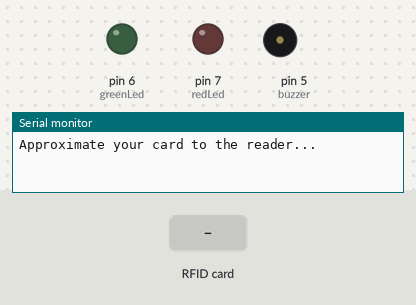
The sketch below on a simulated Arduino Uno, built with avr-gcc and run on an emulated ATmega328P. On the bench: output pins drawn as LEDs (lit = HIGH), buzzer (waves = sounding, pin HIGH), the last lines printed to the serial monitor. Inputs (shaded band) come from the test bench. Pins used as bus, display or sensor lines are not drawn.

Above: at 1.2 s.
1.3 s: RFID card 2C 83 4C 4A held to the reader
At 1.7 s:
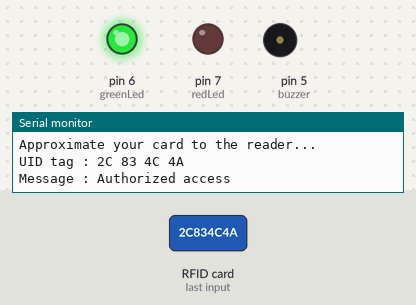
2.8 s: RFID card 5E 7A 19 C4 held to the reader
At 5.4 s:
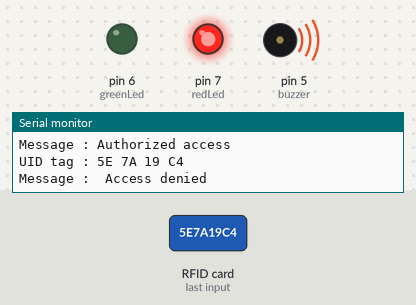
Timing chart, 0 to 8.8 s (numbered marks = the images above; inputs shaded):
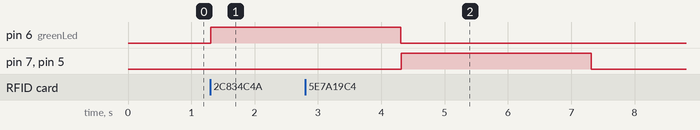

Measured:
- after the input at 1.3 s, pin 6 (greenLed): LOW → HIGH at once
- after the input at 2.8 s, pin 7 (redLed), pin 5 (buzzer): LOW → HIGH after 1.5 s, → LOW 3.0 s later

The sketch:

RFID-security-system.ino
```cpp
//Tech Trends Shameer
//Security System with RFID

#include <SPI.h>
#include <MFRC522.h>

#define SS_PIN 10
#define RST_PIN 9
int redLed = 7;
int greenLed = 6;
int buzzer = 5;

MFRC522 mfrc522(SS_PIN, RST_PIN);   // Create MFRC522 instance.

void setup()
{
  pinMode(redLed, OUTPUT);
  pinMode(greenLed, OUTPUT);
  pinMode(buzzer, OUTPUT);
  Serial.begin(9600);   // Initiate a serial communication
  SPI.begin();      // Initiate  SPI bus
  mfrc522.PCD_Init();   // Initiate MFRC522
  Serial.println("Approximate your card to the reader...");
  Serial.println();

}
void loop()
{
  // Look for new cards
  if ( ! mfrc522.PICC_IsNewCardPresent())
  {
    return;
  }
  // Select one of the cards
  if ( ! mfrc522.PICC_ReadCardSerial())
  {
    return;
  }
  //Show UID on serial monitor
  Serial.print("UID tag :");
  String content= "";
  byte letter;
  for (byte i = 0; i < mfrc522.uid.size; i++)
  {
     Serial.print(mfrc522.uid.uidByte[i] < 0x10 ? " 0" : " ");
     Serial.print(mfrc522.uid.uidByte[i], HEX);
     content.concat(String(mfrc522.uid.uidByte[i] < 0x10 ? " 0" : " "));
     content.concat(String(mfrc522.uid.uidByte[i], HEX));
  }
  Serial.println();
  Serial.print("Message : ");
  content.toUpperCase();
  if (content.substring(1) == "2C 83 4C 4A") //Change the UID of the card/cards that you want to give access
  {
    Serial.println("Authorized access");
    Serial.println();
    digitalWrite(greenLed, HIGH);

    digitalWrite(redLed, LOW);
    delay(3000);

    digitalWrite(greenLed, LOW);
  }

 else   {
    Serial.println(" Access denied");
    digitalWrite(redLed, HIGH);
    digitalWrite(buzzer, HIGH);
    digitalWrite(greenLed, LOW);
    delay(3000);
    digitalWrite(buzzer, LOW);
    digitalWrite(redLed, LOW);

  }
}
```
